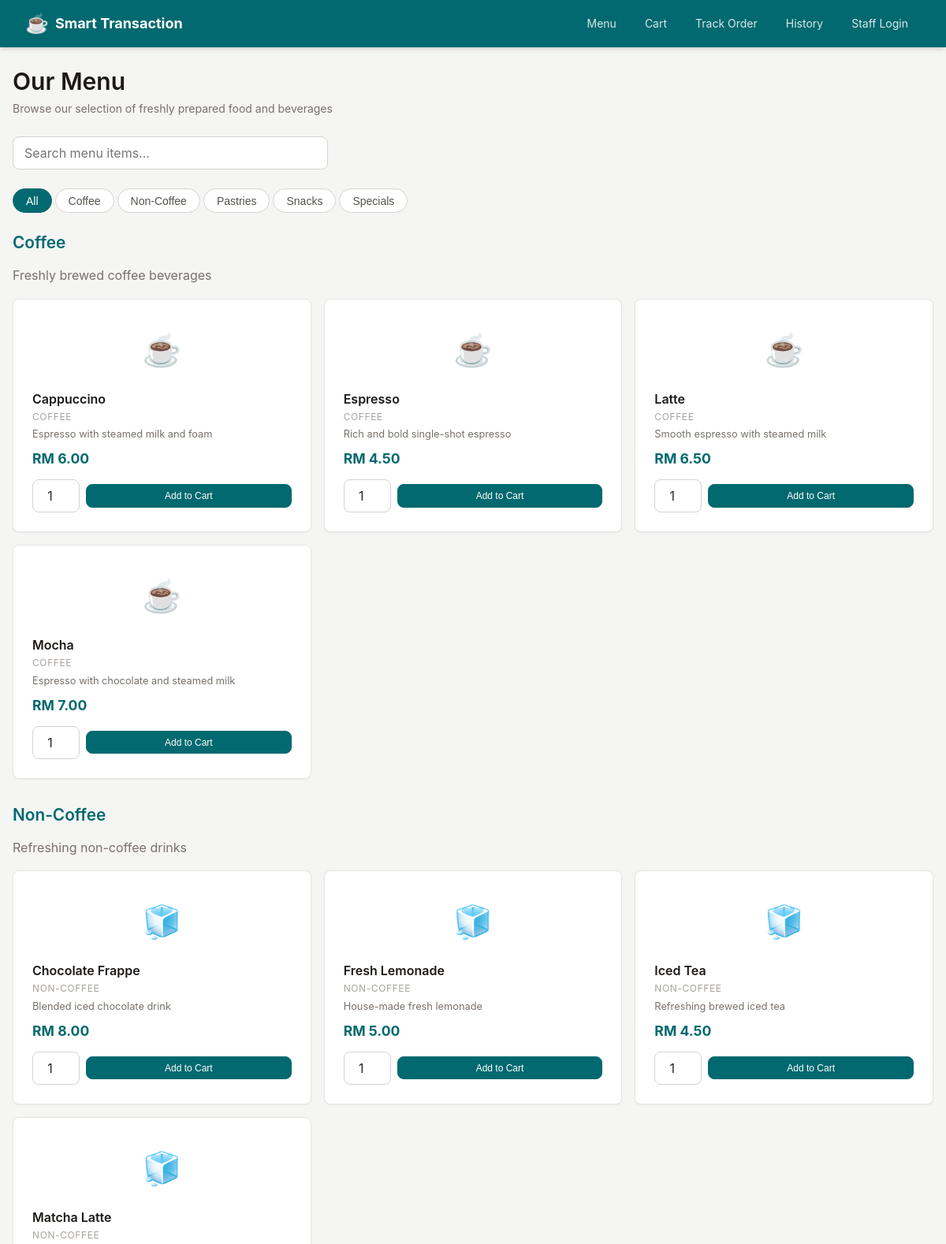
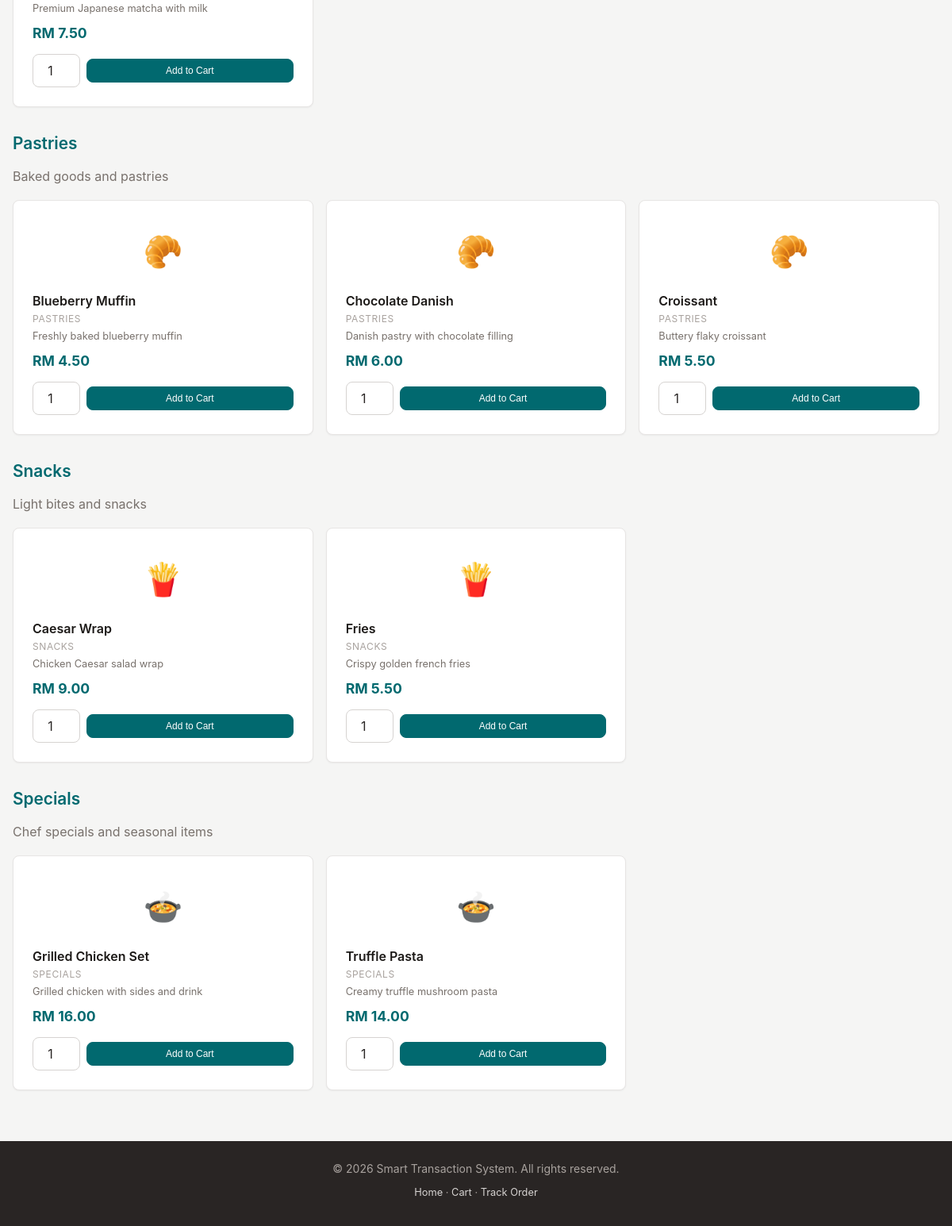
The page / on the database its author committed (2 pictures, top to bottom).
### tables this page shows
CREATE TABLE categories (
    id INT AUTO_INCREMENT PRIMARY KEY,
    name VARCHAR(100) NOT NULL,
    description TEXT DEFAULT NULL,
    is_active TINYINT(1) NOT NULL DEFAULT 1
);

CREATE TABLE products (
    id INT AUTO_INCREMENT PRIMARY KEY,
    category_id INT NOT NULL,
    name VARCHAR(200) NOT NULL,
    description TEXT DEFAULT NULL,
    price DECIMAL(10,2) NOT NULL,
    image_url VARCHAR(255) DEFAULT NULL,
    is_available TINYINT(1) NOT NULL DEFAULT 1,
    created_at TIMESTAMP DEFAULT CURRENT_TIMESTAMP,
    FOREIGN KEY (category_id) REFERENCES categories(id) ON DELETE CASCADE
);

### includes/session.php (called while the page is built, shortened)
<?php
function isLoggedIn(): bool
{
    return isset($_SESSION['user_id']);
}

### index.php (the view, shortened to what this page needs)
<?php
require_once __DIR__ . '/includes/session.php';
try {
    $pdo = getDBConnection();
    $catStmt = $pdo->query('SELECT id, name, description FROM categories WHERE is_active = 1 ORDER BY id');
    $categories = $catStmt->fetchAll();
    $prodStmt = $pdo->query('SELECT p.*, c.name AS category_name FROM products p JOIN categories c ON p.category_id = c.id WHERE p.is_available = 1 ORDER BY p.category_id, p.name');
    $allProducts = $prodStmt->fetchAll();
    $productsByCategory = [];
    foreach ($allProducts as $product) {
        $productsByCategory[$product['category_id']][] = $product;
    }
} catch (PDOException $e) {
    $error = 'Unable to load menu. Please try again later.';
}
include __DIR__ . '/includes/header.php';
?>
<div class="page-header">
    <h1>Our Menu</h1>
    <p>Browse our selection of freshly prepared food and beverages</p>
</div>
<div class="mb-3">
    <input type="text" id="menuSearch" class="form-input" placeholder="Search menu items..." style="max-width: 400px;">
</div>
<div class="category-tabs mb-3" id="categoryTabs">
    <button class="category-tab active" data-category="all">All</button>
    <?php foreach ($categories as $cat): ?>
        <button class="category-tab" data-category="<?php echo (int) $cat['id']; ?>">
            <?php echo htmlspecialchars($cat['name']); ?>
        </button>
    <?php endforeach; ?>
</div>
<?php if (empty($categories)): ?>
    <div class="alert alert-info">No menu items available at the moment. Please check back later.</div>
<?php else: ?>
    <?php foreach ($categories as $category): ?>
        <?php $products = $productsByCategory[$category['id']] ?? []; ?>
        <section class="mb-4 category-section" data-category="<?php echo (int) $category['id']; ?>">
            <h2 class="mb-2" style="color: var(--primary); font-size: 1.3rem;">
                <?php echo htmlspecialchars($category['name']); ?>
            </h2>
            <?php if ($category['description']): ?>
                <p class="text-muted mb-2"><?php echo htmlspecialchars($category['description']); ?></p>
            <?php endif; ?>
            <div class="grid grid-3 product-grid">
                <?php foreach ($products as $product): ?>
                    <div class="card product-card" data-name="<?php echo htmlspecialchars(strtolower($product['name'])); ?>">
                        <div class="card-body">
                            <div class="product-image-placeholder">
                                <?php
                                $icons = [
                                    'Coffee' => '&#9749;',
                                    'Non-Coffee' => '&#129482;',
                                    'Pastries' => '&#129360;',
                                    'Snacks' => '&#127839;',
                                    'Specials' => '&#127858;',
                                ];
                                echo $icons[$category['name']] ?? '&#127869;';
                                ?>
                            </div>
                            <h3 class="product-name"><?php echo htmlspecialchars($product['name']); ?></h3>
                            <p class="product-category-label"><?php echo htmlspecialchars($category['name']); ?></p>
                            <?php if ($product['description']): ?>
                                <p class="product-description"><?php echo htmlspecialchars($product['description']); ?></p>
                            <?php endif; ?>
                            <p class="product-price">RM <?php echo number_format((float) $product['price'], 2); ?></p>
                            <form method="POST" action="" class="add-to-cart-form">
                                <div class="d-flex gap-1 align-center">
                                    <input type="number" name="quantity" value="1" min="1" max="99"
                                           class="form-input qty-input" style="width: 60px; text-align: center;">
                                    <button type="submit" class="btn btn-primary btn-sm" style="flex: 1;">
                                        Add to Cart
                                    </button>
                                </div>
                            </form>
                        </div>
                    </div>
                <?php endforeach; ?>
            </div>
        </section>
    <?php endforeach; ?>
<?php endif; ?>
<?php include __DIR__ . '/includes/footer.php'; ?>

### includes/header.php (shortened to what this page needs)
<!DOCTYPE html>
<html lang="en">
<head>
    <link rel="stylesheet" href="/smart-transaction/assets/css/style.css">
</head>
<body>
<nav class="navbar">
    <div class="container">
        <a href="/smart-transaction/index.php" class="navbar-brand">
            <span class="brand-icon">&#9749;</span>
            Smart Transaction
        </a>
        <ul class="navbar-nav" id="navbarNav">
            <?php if (!isset($_SESSION['role']) || $_SESSION['role'] === 'customer'): ?>
                <li class="nav-item"><a href="/smart-transaction/index.php" class="nav-link">Menu</a></li>
                <li class="nav-item">
                    <a href="/smart-transaction/cart.php" class="nav-link cart-nav-link">
                        Cart
                    </a>
                </li>
                <li class="nav-item"><a href="/smart-transaction/tracking.php" class="nav-link">Track Order</a></li>
                <li class="nav-item"><a href="/smart-transaction/transaction-history.php" class="nav-link">History</a></li>
            <?php endif; ?>
            <?php if (isLoggedIn()): ?>
                <li class="nav-item">
                    <span style="color: rgba(255,255,255,0.7); font-size: 0.85rem; padding: 0.5rem;">
                        <?php echo htmlspecialchars($_SESSION['user_name'] ?? ''); ?>
                        (<?php echo htmlspecialchars($_SESSION['role'] ?? ''); ?>)
                    </span>
                </li>
                <li class="nav-item">
                    <a href="/smart-transaction/admin/login.php?logout=1" class="nav-link logout-link">Logout</a>
                </li>
            <?php else: ?>
                <li class="nav-item"><a href="/smart-transaction/admin/login.php" class="nav-link">Staff Login</a></li>
            <?php endif; ?>
        </ul>
    </div>
</nav>
<main class="container" style="padding-top: 1.5rem; padding-bottom: 2rem;">

### includes/footer.php (shortened to what this page needs)
</main>
<footer class="footer">
    <div class="container">
        <p>&copy; <?php echo date('Y'); ?> Smart Transaction System. All rights reserved.</p>
        <p style="margin-top: 0.25rem; font-size: 0.8rem;">
            <a href="/smart-transaction/index.php">Home</a> &middot;
            <a href="/smart-transaction/cart.php">Cart</a> &middot;
            <a href="/smart-transaction/tracking.php">Track Order</a>
        </p>
    </div>
</footer>
</body>
</html>

### rows shown on the page
categories: name "Coffee", description "Freshly brewed coffee beverages"
categories: name "Non-Coffee", description "Refreshing non-coffee drinks"
categories: name "Pastries", description "Baked goods and pastries"
categories: name "Snacks", description "Light bites and snacks"
categories: name "Specials", description "Chef specials and seasonal items"
products: category.name "☕", name "Cappuccino", category.name "COFFEE", description "Espresso with steamed milk and foam", price "6.00"
products: category.name "☕", name "Espresso", category.name "COFFEE", description "Rich and bold single-shot espresso", price "4.50"
products: category.name "☕", name "Latte", category.name "COFFEE", description "Smooth espresso with steamed milk", price "6.50"
products: category.name "☕", name "Mocha", category.name "COFFEE", description "Espresso with chocolate and steamed milk", price "7.00"
products: category.name "🧊", name "Chocolate Frappe", category.name "NON-COFFEE", description "Blended iced chocolate drink", price "8.00"
products: category.name "🧊", name "Fresh Lemonade", category.name "NON-COFFEE", description "House-made fresh lemonade", price "5.00"
products: category.name "🧊", name "Iced Tea", category.name "NON-COFFEE", description "Refreshing brewed iced tea", price "4.50"
products: category.name "🧊", name "Matcha Latte", category.name "NON-COFFEE", description "Premium Japanese matcha with milk", price "7.50"
products: category.name "🥐", name "Blueberry Muffin", category.name "PASTRIES", description "Freshly baked blueberry muffin", price "4.50"
products: category.name "🥐", name "Chocolate Danish", category.name "PASTRIES", description "Danish pastry with chocolate filling", price "6.00"
products: category.name "🥐", name "Croissant", category.name "PASTRIES", description "Buttery flaky croissant", price "5.50"
products: category.name "🍟", name "Caesar Wrap", category.name "SNACKS", description "Chicken Caesar salad wrap", price "9.00"
products: category.name "🍟", name "Fries", category.name "SNACKS", description "Crispy golden french fries", price "5.50"
products: category.name "🍲", name "Grilled Chicken Set", category.name "SPECIALS", description "Grilled chicken with sides and drink", price "16.00"
products: category.name "🍲", name "Truffle Pasta", category.name "SPECIALS", description "Creamy truffle mushroom pasta", price "14.00"
